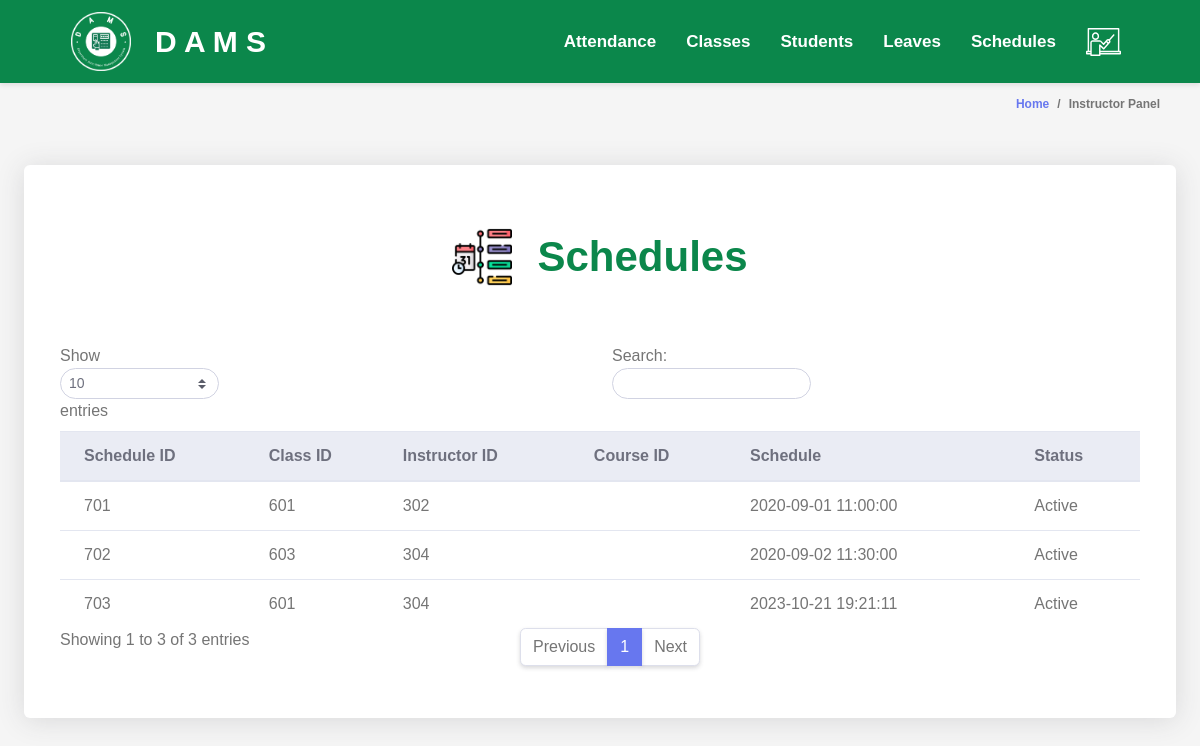
The app's page /instructors/viewSchedules.php, older data.
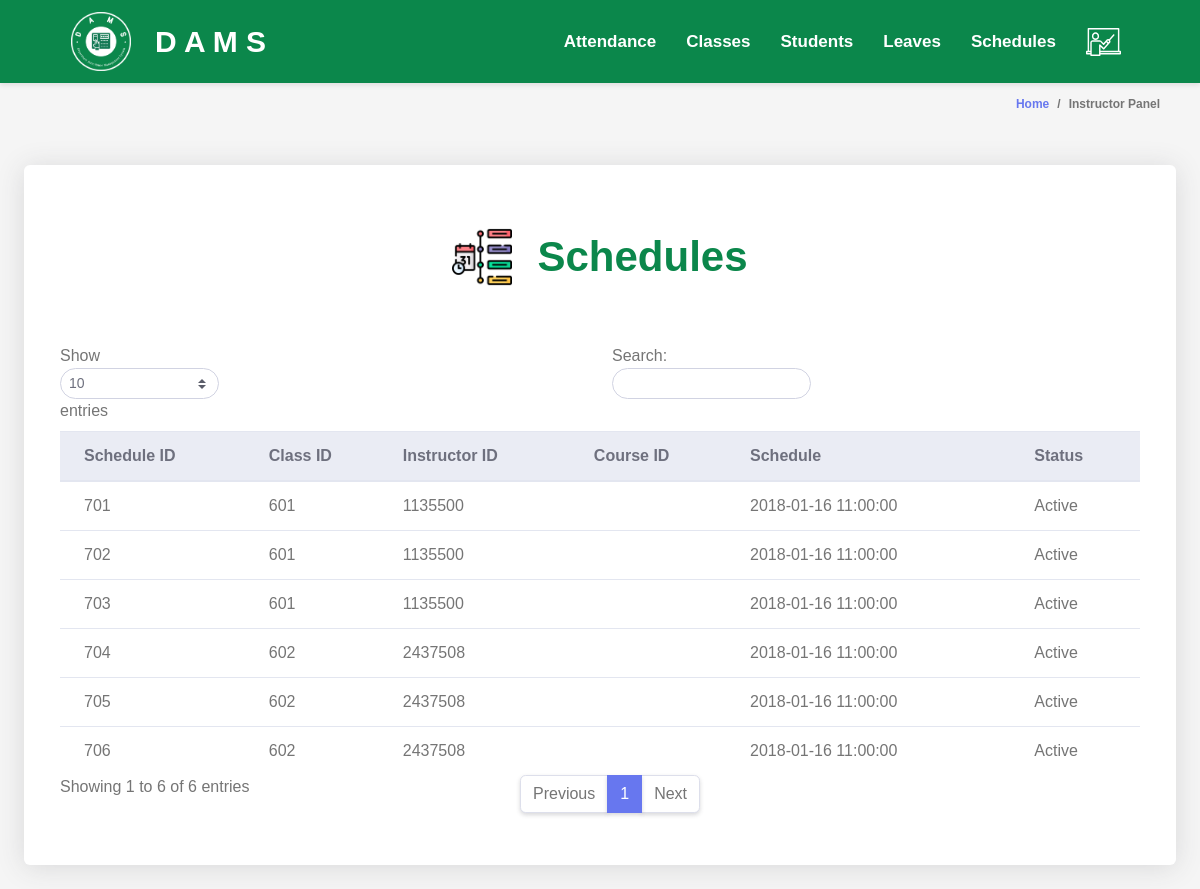
The same page, newer data.
### tables this page shows
CREATE TABLE `schedules` (
  `schedule_id` INT(11) PRIMARY KEY NOT NULL AUTO_INCREMENT,
  `class_id` INT(11) DEFAULT NULL,
  `instructor_id` INT(11) DEFAULT NULL,
  `student_id` INT(11) DEFAULT NULL,
  `schedule` DATETIME DEFAULT NULL,
  `status` ENUM('Active','Expired') DEFAULT NULL,
  FOREIGN KEY (`class_id`) REFERENCES `classes` (`class_id`),
  FOREIGN KEY (`instructor_id`) REFERENCES `instructors` (`instructor_id`),
  FOREIGN KEY (`student_id`) REFERENCES `students` (`student_id`)
);

### instructors/instructor.php (called while the page is built, shortened)
<?php
$database = new Database();
$conn = $database->getConnection();
class Instructor {
    public function list_schedules() {
        global $conn;
        $query = "SELECT * FROM schedules";
        $rs = $conn->query($query);
        $users = array();
        while ($row = $rs->fetch_assoc()) {
            $users[] = $row;
        }
        return $users;
    }
}
?>

### instructors/schedulesTable.php (the view, shortened to what this page needs)
<div class="container-fluid" id="container-wrapper">
    <div class="d-sm-flex align-items-center justify-content-between mb-4">
        <ol class="breadcrumb">
            <li class="breadcrumb-item"><a href="./">Home</a></li>
            <li class="breadcrumb-item active" aria-current="page">Instructor Panel</li>
        </ol>
    </div>
    <div class="row">
        <div class="col-lg-12">
            <div class="card mb-4">
            <div class="table-text">
                <img src="../assets/images/schedules.png" >
                <div>
                    Schedules
                </div>
            </div>
                <div class="card-body">
                    <div class="table-responsive p-3">
                        <table class="table align-items-center table-flush table-hover" id="dataTableHover">
                            <thead class="thead-light">
                                <tr>
                                    <th>Schedule ID</th>
                                    <th>Class ID</th>
                                    <th>Instructor ID</th>
                                    <th>Course ID</th>
                                    <th>Schedule</th>
                                    <th>Status</th>
                                </tr>
                            </thead>
                            <tbody>
                                <?php
                                include "instructor.php";
                                $admin = new Instructor();
                                $users = $admin->list_schedules();
                                foreach ($users as $user) {
                                    echo "<tr>";
                                    echo "<td>" . $user['schedule_id'] . "</td>";
                                    echo "<td>" . $user['class_id'] . "</td>";
                                    echo "<td>" . $user['instructor_id'] . "</td>";
                                    echo "<td>" . $user['course_id'] . "</td>";
                                    echo "<td>" . $user['schedule'] . "</td>";
                                    echo "<td>" . $user['status'] . "</td>";
                                    echo "</tr>";
                                }
                                ?>
                            </tbody>
                        </table>
                    </div>
                </div>
            </div>
        </div>
    </div>
</div>

Row changes from the older to the newer data that the page shows:
changed schedules id 701: instructor "302" → "1135500"; schedule "2020-09-01 11:00:00" → "2018-01-16 11:00:00"
changed schedules id 702: class "603" → "601"; instructor "304" → "1135500"; schedule "2020-09-02 11:30:00" → "2018-01-16 11:00:00"
changed schedules id 703: instructor "304" → "1135500"; schedule "2023-10-21 19:21:11" → "2018-01-16 11:00:00"
added schedules: schedule_id "704", class "602", instructor "2437508", schedule "2018-01-16 11:00:00", status "Active"
added schedules: schedule_id "705", class "602", instructor "2437508", schedule "2018-01-16 11:00:00", status "Active"
added schedules: schedule_id "706", class "602", instructor "2437508", schedule "2018-01-16 11:00:00", status "Active"
Text that changed along with them:
text written by a page script: "Show entries Search: Showing 1 to 3 of 3 entries Previous 1 Next" → "Show entries Search: Showing 1 to 6 of 6 entries Previous 1 Next"
